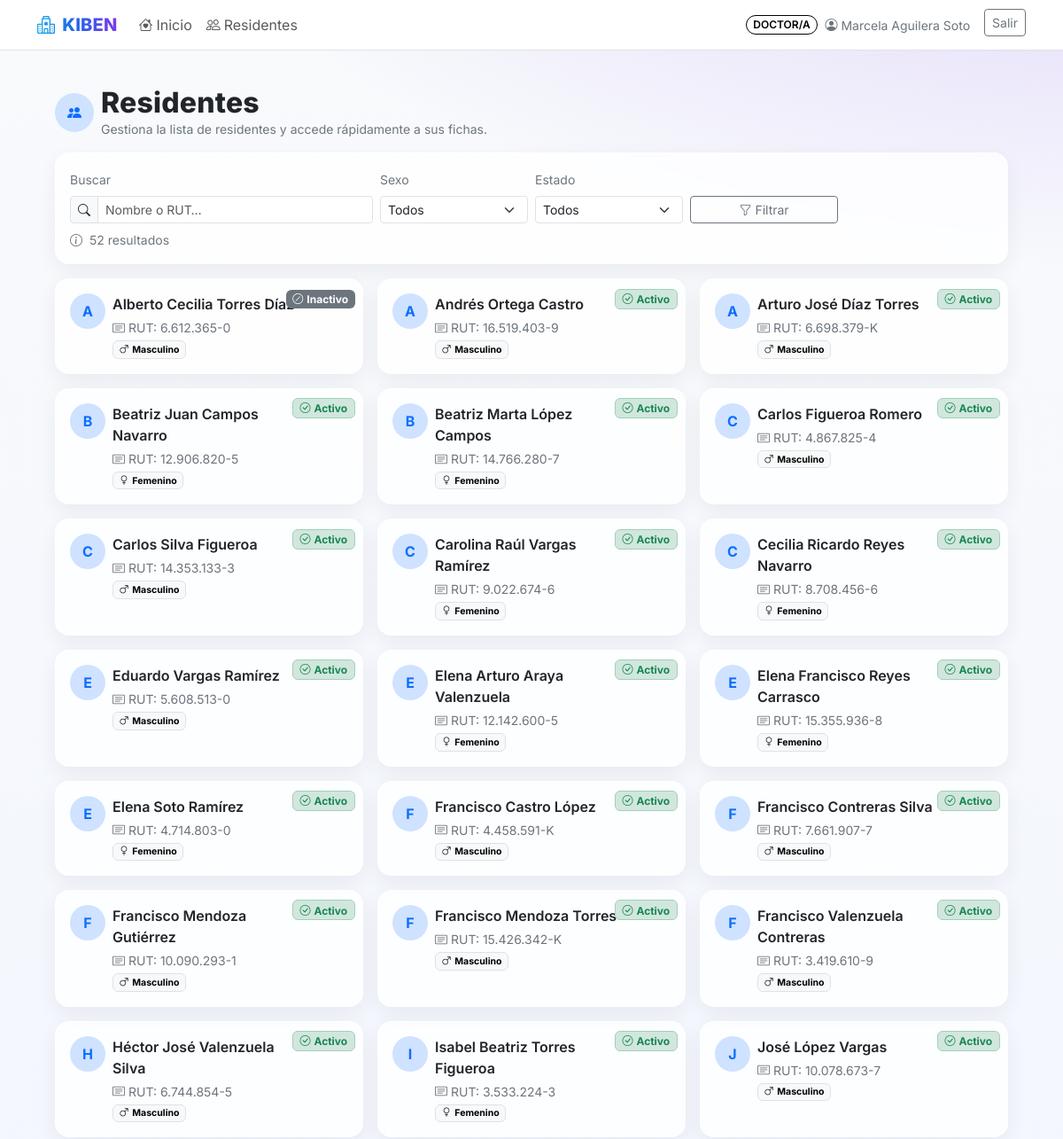
/residentes/ (signed in, upper part), run on an earlier commit of the app's database.
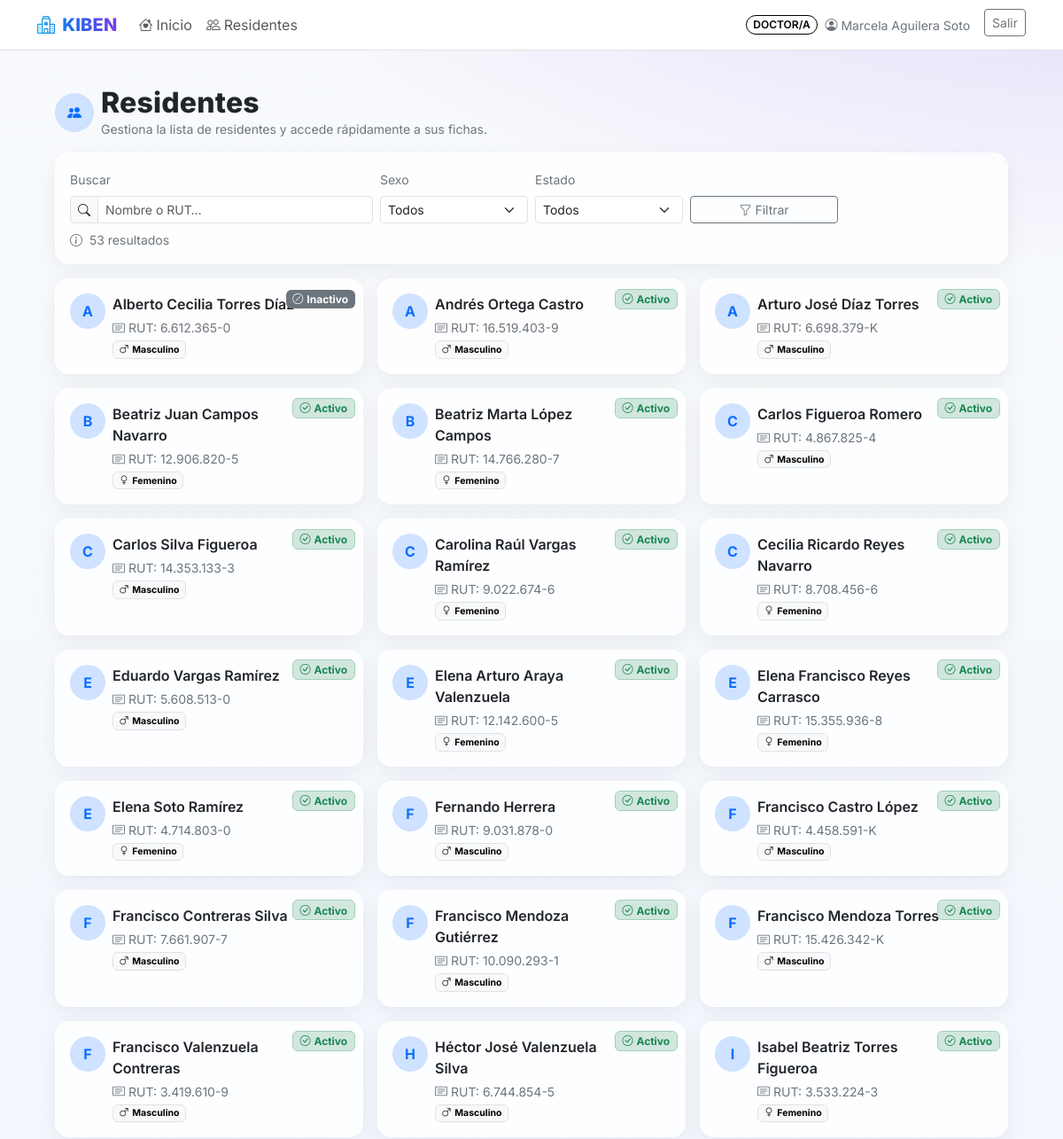
And on a later commit of the database.
### landing/models.py (models this page shows, shortened)
class Residente(models.Model):
    class Sexo(models.TextChoices):
        M = "M", "Masculino"
        F = "F", "Femenino"
        O = "O", "Otro/ND"
    nombre_completo = models.CharField(max_length=160)
    rut = models.CharField(max_length=20, unique=True)
    fecha_nacimiento = models.DateField(null=True, blank=True)
    sexo = models.CharField(max_length=1, choices=Sexo.choices, default=Sexo.O)
    alergias = models.TextField(blank=True)
    activo = models.BooleanField(default=True)

### landing/views.py (the view)
# urls.py: path('residentes/', views.residente_list, name='residente_list'),
@login_required
@doctor_tens_or_admin_required
def residente_list(request):
    q = (request.GET.get("q") or "").strip()
    sexo = (request.GET.get("sexo") or "").upper()     # "M", "F", "O" o ""
    estado = (request.GET.get("estado") or "").upper() # "", "A", "I"
    qs = Residente.objects.all()
    if q:
        qs = qs.filter(
            Q(nombre_completo__icontains=q) |
            Q(rut__icontains=q)
        )
    if sexo in ("M", "F", "O"):
        qs = qs.filter(sexo=sexo)
    if estado == "A":
        qs = qs.filter(activo=True)
    elif estado == "I":
        qs = qs.filter(activo=False)
    qs = qs.order_by("nombre_completo")
    return render(request, "residentes/residentes_list.html", {
        "residentes": qs,
        "q": q,
        "sexo": sexo,
        "estado": estado,      # 👈 IMPORTANTE para que el select quede marcado
        "total": qs.count(),
    })

### landing/roles.py (called while the page is built)
def _in_group(user, name):
    return user.is_authenticated and user.groups.filter(name=name).exists()

def is_admin(user): return _in_group(user, ADMIN_GROUP) or user.is_superuser

def is_tens(user): return _in_group(user, TENS_GROUP)

def is_cuidadora(user): return _in_group(user, CUIDADORA_GROUP)

def is_doctor(user): return _in_group(user, DOCTOR_GROUP)  # << nuevo

def doctor_tens_or_admin_required(view):
    @wraps(view)
    def _wrapped(request, *args, **kwargs):
        u = request.user
        if is_admin(u) or is_doctor(u) or is_tens(u):
            return view(request, *args, **kwargs)
        return _deny(request)
    return _wrapped

### landing/templatetags/roles_tags.py (called while the page is built)
@register.filter(name="is_admin")
def is_admin_filter(user):
    return rolelib.is_admin(user)

@register.filter(name="is_tens")
def is_tens_filter(user):
    return rolelib.is_tens(user)

@register.filter(name="is_cuidadora")
def is_cuidadora_filter(user):
    return rolelib.is_cuidadora(user)

@register.filter(name="is_doctor")
def is_doctor_filter(user):
    return rolelib.is_doctor(user)

### landing/templates/residentes/residentes_list.html (shortened to what the changed rows need)
{% extends 'base.html' %}
{% load roles_tags %}
{% block content %}
<div class="container py-4" style="max-width: 1100px;">
  <div class="d-flex flex-wrap align-items-center justify-content-between gap-2 mb-3">
    <div class="d-flex align-items-center gap-2">
      <div>
        <h2 class="page-title mb-0">Residentes</h2>
      </div>
    </div>
  </div>
  <div class="glass-card p-3 mb-3">
    <form method="get" class="row g-2 align-items-end">
      <div class="col-12 col-sm-6 col-md-5 col-lg-4">
      </div>
      <div class="col-6 col-sm-3 col-md-3 col-lg-2">
      </div>
      <div class="col-6 col-sm-3 col-md-3 col-lg-2">
      </div>
      <div class="col-6 col-sm-3 col-md-2 col-lg-2">
      </div>
    </form>
    {% if total is not None %}
      <div class="small text-secondary mt-2">
        <i class="bi bi-info-circle me-1"></i>
        {{ total }} resultado{{ total|pluralize }}
      </div>
    {% endif %}
  </div>
  {% if residentes %}
    <div class="row g-3">
      {% for r in residentes %}
        <div class="col-12 col-md-6 col-lg-4">
          <div class="glass-card p-3 h-100 position-relative">
            <div class="position-absolute top-0 end-0 m-2">
              {% if r.activo %}
                <span class="badge bg-success-subtle text-success border border-success-subtle small">
                  <i class="bi bi-check-circle me-1"></i>Activo
                </span>
              {% else %}
                <span class="badge bg-secondary small">
                  <i class="bi bi-slash-circle me-1"></i>Inactivo
                </span>
              {% endif %}
            </div>
            <div class="d-flex align-items-start gap-2 pe-5">
              <div class="rounded-circle bg-primary-subtle d-flex align-items-center justify-content-center flex-shrink-0"
                   style="width:40px;height:40px;">
                <span class="fw-bold text-primary">
                  {{ r.nombre_completo|default:"?"|slice:":1" }}
                </span>
              </div>
              <div class="flex-grow-1 me-2">
                <div class="fw-semibold text-wrap">
                  {{ r.nombre_completo }}
                </div>
                {% if r.rut %}
                  <div class="small text-secondary mt-1 text-truncate">
                    <i class="bi bi-card-text me-1"></i>RUT: {{ r.rut }}
                  </div>
                {% endif %}
                <div class="d-flex flex-wrap gap-1 mt-1 small">
                  {% if r.sexo %}
                    {% if r.sexo == 'F' %}
                      <span class="badge text-bg-light border">
                        <i class="bi bi-gender-female me-1"></i>{{ r.get_sexo_display }}
                      </span>
                    {% elif r.sexo == 'M' %}
                      <span class="badge text-bg-light border">
                        <i class="bi bi-gender-male me-1"></i>{{ r.get_sexo_display }}
                      </span>
                    {% else %}
                      <span class="badge text-bg-light border">
                        <i class="bi bi-gender-ambiguous me-1"></i>{{ r.get_sexo_display }}
                      </span>
                    {% endif %}
                  {% endif %}
                </div>
              </div>
            </div>
          </div>
        </div>
      {% endfor %}
    </div>
  {% endif %}
</div>
{% endblock %}

What changed in the data, as far as the page shows it:
no longer on this page (row unchanged): Residente: activo True (drawn), nombre_completo "J", nombre_completo "José López Vargas", rut "10.078.673-7", sexo "Masculino"
added Residente: activo True (drawn), nombre_completo "F", nombre_completo "Fernando Herrera", rut "9.031.878-0", sexo "Masculino"
Also different on the page:
{{ total }}: "52" → "53"
